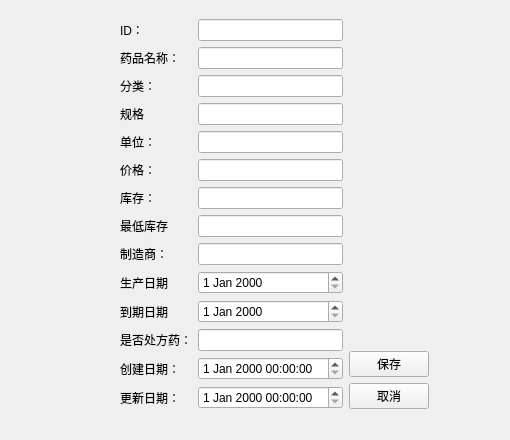
<?xml version="1.0" encoding="UTF-8"?>
<ui version="4.0">
 <class>MedicineEditView</class>
 <widget class="QWidget" name="MedicineEditView">
  <property name="geometry">
   <rect>
    <x>0</x>
    <y>0</y>
    <width>510</width>
    <height>401</height>
   </rect>
  </property>
  <property name="windowTitle">
   <string>编辑药品信息</string>
  </property>
  <layout class="QGridLayout" name="gridLayout">
   <item row="0" column="1">
    <spacer name="verticalSpacer_4">
     <property name="orientation">
      <enum>Qt::Orientation::Vertical</enum>
     </property>
     <property name="sizeType">
      <enum>QSizePolicy::Policy::Fixed</enum>
     </property>
     <property name="sizeHint" stdset="0">
      <size>
       <width>20</width>
       <height>8</height>
      </size>
     </property>
    </spacer>
   </item>
   <item row="1" column="0">
    <spacer name="horizontalSpacer">
     <property name="orientation">
      <enum>Qt::Orientation::Horizontal</enum>
     </property>
     <property name="sizeHint" stdset="0">
      <size>
       <width>122</width>
       <height>20</height>
      </size>
     </property>
    </spacer>
   </item>
   <item row="1" column="1">
    <layout class="QHBoxLayout" name="horizontalLayout">
     <item>
      <layout class="QVBoxLayout" name="verticalLayout_2">
       <item>
        <spacer name="verticalSpacer_2">
         <property name="orientation">
          <enum>Qt::Orientation::Vertical</enum>
         </property>
         <property name="sizeHint" stdset="0">
          <size>
           <width>20</width>
           <height>40</height>
          </size>
         </property>
        </spacer>
       </item>
       <item>
        <layout class="QFormLayout" name="formLayout">
         <item row="0" column="0">
          <widget class="QLabel" name="label">
           <property name="text">
            <string>ID：</string>
           </property>
          </widget>
         </item>
         <item row="0" column="1">
          <widget class="QLineEdit" name="dbEditID"/>
         </item>
         <item row="1" column="0">
          <widget class="QLabel" name="label_2">
           <property name="text">
            <string>药品名称：</string>
           </property>
          </widget>
         </item>
         <item row="1" column="1">
          <widget class="QLineEdit" name="dbEditName"/>
         </item>
         <item row="2" column="0">
          <widget class="QLabel" name="label_3">
           <property name="text">
            <string>分类：</string>
           </property>
          </widget>
         </item>
         <item row="2" column="1">
          <widget class="QLineEdit" name="dbEditCategory"/>
         </item>
         <item row="3" column="0">
          <widget class="QLabel" name="label_4">
           <property name="text">
            <string>规格</string>
           </property>
          </widget>
         </item>
         <item row="5" column="0">
          <widget class="QLabel" name="label_5">
           <property name="text">
            <string>价格：</string>
           </property>
          </widget>
         </item>
         <item row="6" column="0">
          <widget class="QLabel" name="label_6">
           <property name="text">
            <string>库存：</string>
           </property>
          </widget>
         </item>
         <item row="7" column="0">
          <widget class="QLabel" name="label_7">
           <property name="text">
            <string>最低库存</string>
           </property>
          </widget>
         </item>
         <item row="9" column="0">
          <widget class="QLabel" name="label_8">
           <property name="text">
            <string>生产日期</string>
           </property>
          </widget>
         </item>
         <item row="10" column="0">
          <widget class="QLabel" name="Label">
           <property name="text">
            <string>到期日期</string>
           </property>
          </widget>
         </item>
         <item row="4" column="0">
          <widget class="QLabel" name="label_9">
           <property name="text">
            <string>单位：</string>
           </property>
          </widget>
         </item>
         <item row="4" column="1">
          <widget class="QLineEdit" name="dbEditUnit"/>
         </item>
         <item row="10" column="1">
          <widget class="QDateEdit" name="dateEditExp">
           <property name="styleSheet">
            <string notr="true"/>
           </property>
          </widget>
         </item>
         <item row="11" column="0">
          <widget class="QLabel" name="label_10">
           <property name="text">
            <string>是否处方药：</string>
           </property>
          </widget>
         </item>
         <item row="11" column="1">
          <widget class="QLineEdit" name="dbEditIs"/>
         </item>
         <item row="12" column="0">
          <widget class="QLabel" name="label_11">
           <property name="text">
            <string>创建日期：</string>
           </property>
          </widget>
         </item>
         <item row="13" column="0">
          <widget class="QLabel" name="label_12">
           <property name="text">
            <string>更新日期：</string>
           </property>
          </widget>
         </item>
         <item row="9" column="1">
          <widget class="QDateEdit" name="dateEditPro"/>
         </item>
         <item row="5" column="1">
          <widget class="QLineEdit" name="dbEditPrice"/>
         </item>
         <item row="3" column="1">
          <widget class="QLineEdit" name="dbEditSpecification"/>
         </item>
         <item row="6" column="1">
          <widget class="QLineEdit" name="dbEditStock"/>
         </item>
         <item row="7" column="1">
          <widget class="QLineEdit" name="dbEditMinStock"/>
         </item>
         <item row="8" column="0">
          <widget class="QLabel" name="label_13">
           <property name="text">
            <string>制造商：</string>
           </property>
          </widget>
         </item>
         <item row="8" column="1">
          <widget class="QLineEdit" name="dbEditManu"/>
         </item>
         <item row="13" column="1">
          <widget class="QDateTimeEdit" name="dateTimeUpd"/>
         </item>
         <item row="12" column="1">
          <widget class="QDateTimeEdit" name="dateTimeCre"/>
         </item>
        </layout>
       </item>
      </layout>
     </item>
     <item>
      <layout class="QVBoxLayout" name="verticalLayout">
       <item>
        <spacer name="verticalSpacer">
         <property name="orientation">
          <enum>Qt::Orientation::Vertical</enum>
         </property>
         <property name="sizeHint" stdset="0">
          <size>
           <width>20</width>
           <height>40</height>
          </size>
         </property>
        </spacer>
       </item>
       <item>
        <widget class="QPushButton" name="btSave">
         <property name="text">
          <string>保存</string>
         </property>
        </widget>
       </item>
       <item>
        <widget class="QPushButton" name="btCancel">
         <property name="text">
          <string>取消</string>
         </property>
        </widget>
       </item>
      </layout>
     </item>
    </layout>
   </item>
   <item row="1" column="2">
    <spacer name="horizontalSpacer_2">
     <property name="orientation">
      <enum>Qt::Orientation::Horizontal</enum>
     </property>
     <property name="sizeType">
      <enum>QSizePolicy::Policy::Fixed</enum>
     </property>
     <property name="sizeHint" stdset="0">
      <size>
       <width>70</width>
       <height>20</height>
      </size>
     </property>
    </spacer>
   </item>
   <item row="2" column="1">
    <spacer name="verticalSpacer_3">
     <property name="orientation">
      <enum>Qt::Orientation::Vertical</enum>
     </property>
     <property name="sizeType">
      <enum>QSizePolicy::Policy::Fixed</enum>
     </property>
     <property name="sizeHint" stdset="0">
      <size>
       <width>20</width>
       <height>20</height>
      </size>
     </property>
    </spacer>
   </item>
  </layout>
 </widget>
 <resources/>
 <connections/>
</ui>
